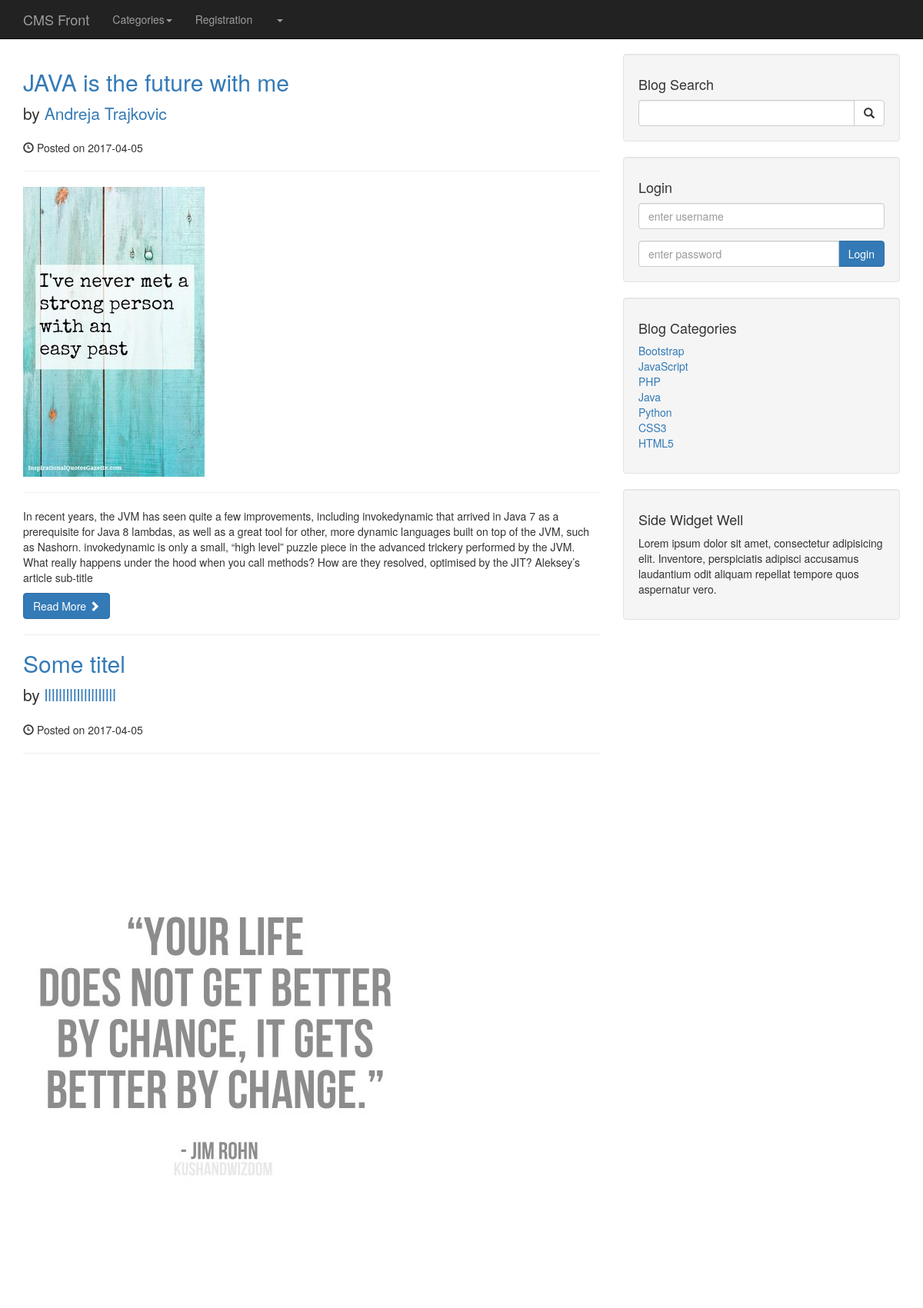
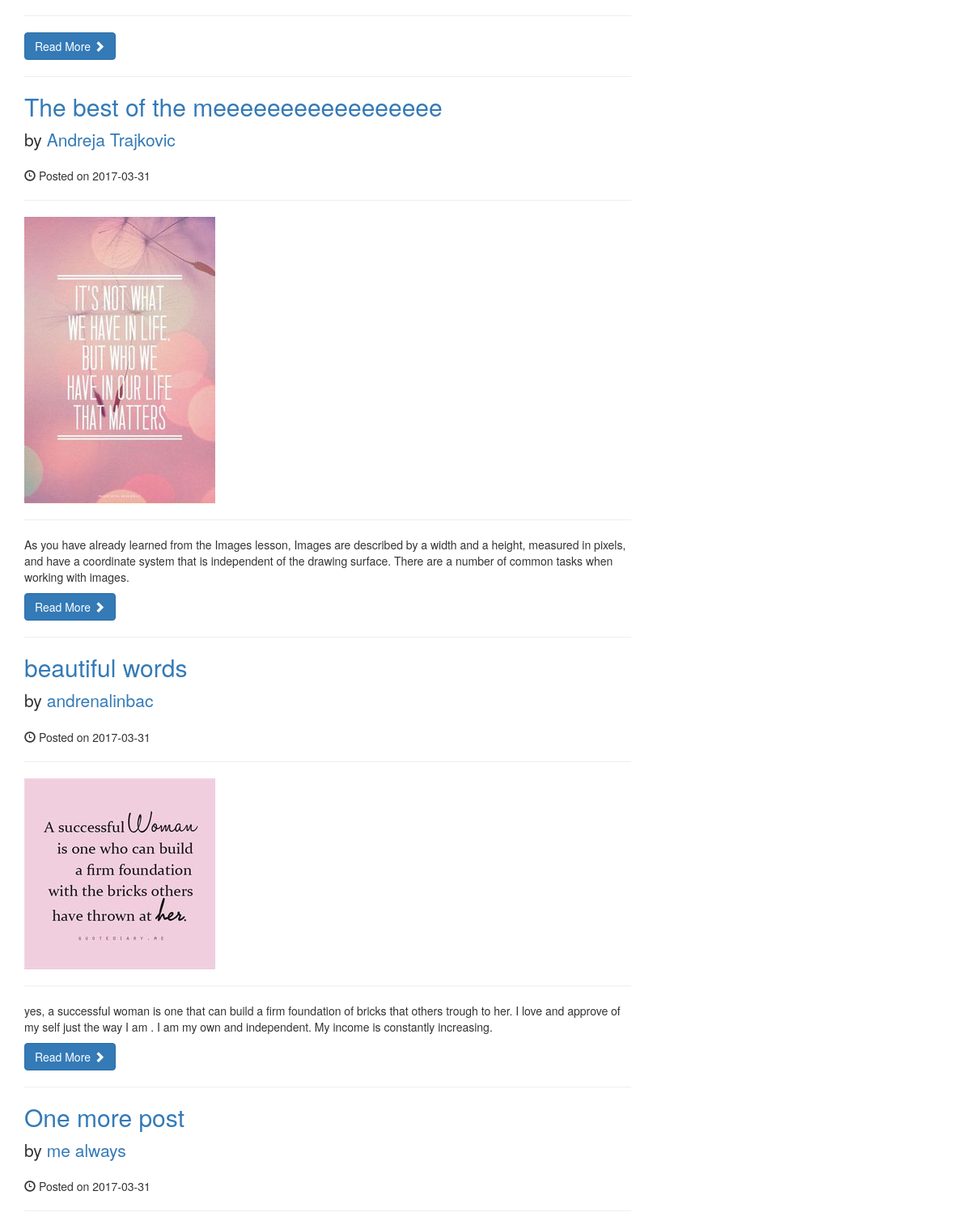
The page / (upper part) on the database its author committed (2 pictures, top to bottom).
### tables this page shows
CREATE TABLE `posts` (
  `post_id` int(3) NOT NULL,
  `post_category_id` int(3) NOT NULL,
  `post_title` varchar(255) NOT NULL,
  `post_author` varchar(255) NOT NULL,
  `post_date` date NOT NULL,
  `post_image` text NOT NULL,
  `post_content` text NOT NULL,
  `post_tags` varchar(255) NOT NULL,
  `post_status` varchar(255) NOT NULL DEFAULT 'draft',
  `post_view_count` int(11) NOT NULL
);

CREATE TABLE `categories` (
  `cat_id` int(3) NOT NULL,
  `cat_title` varchar(255) NOT NULL
);

### index.php (the view, shortened to what this page needs)
<?php include 'includes/header.php'; ?>
<?php include 'admin/functions.php'; ?>
<?php include 'includes/nav.php'; ?>
    <div class="container">
        <div class="row">
            <div class="col-md-8">
                <?php
                $perPage = 5;
                if (isset($_GET['page'])){
                    $page = $_GET['page'];
                }else {
                    $page = "";
                }
                if ($page == "" || $page == 1){
                    $page1 = 0;
                }else{
                    $page1 = ($page * $perPage) - $perPage;
                }
                $query = "SELECT * FROM posts WHERE post_status='active' LIMIT $page1,5";
                $posts = mysqli_query($connection, $query);
                while($row = mysqli_fetch_assoc($posts)) {
                    $postId = $row['post_id'];
                    $title = $row['post_title'];
                    $content = substr($row['post_content'], 0, 500);
                    $image = $row['post_image'];
                    $date = $row['post_date'];
                    $author = $row['post_author'];
                    $postStatus = $row['post_status'];
                    if ($postStatus == 'active') {
                        ?>
                        <h2>
                            <a href="post/<?php echo $postId; ?>"><?php echo $title; ?></a>
                        </h2>
                        <p class="lead">
                            by <a href="author_posts.php?author=<?php echo $author;?>"><?php echo $author; ?></a>
                        </p>
                        <p><span class="glyphicon glyphicon-time"></span> Posted on <?php echo $date; ?></p>
                        <hr>
                        <a href="post/<?php echo $postId; ?>">
                            <img class="img-responsive" src="images/<?php echo $image; ?>" alt="">
                        </a>
                        <hr>
                        <p><?php echo $content; ?></p>
                        <a class="btn btn-primary" href="post/<?php echo $postId; ?>">Read More <span
                                    class="glyphicon glyphicon-chevron-right"></span></a>
                        <hr>
                        <?php
                    }
                    }
                ?>
            </div>
<?php include 'includes/sidebar.php'; ?>
        </div>
<?php include 'includes/footer.php'; ?>

### includes/sidebar.php (shortened to what this page needs)
<div class="col-md-4">
    <div class="well">
        <h4>Blog Search</h4>
        <form action="search.php" method="post">
        <div class="input-group">
            <input name="search" type="text" class="form-control">
            <span class="input-group-btn">
                            <button class="btn btn-default" type="submit" name="submit">
                                <span class="glyphicon glyphicon-search"></span>
                        </button>
                        </span>
        </div>
        </form>
    </div>
    <div class="well">
    <?php if (isset($_SESSION['user_role'])): ?>
        <h4>Logged as <?php echo $_SESSION['username']; ?></h4>
        <a href="includes/logout.php" class="btn btn-primary">Logout</a>
    <?php else: ?>
        <h4>Login</h4>
        <form action="includes/login.php" method="post">
            <div class="form-group">
                <input name="username" type="text" class="form-control" placeholder="enter username">
            </div>
            <div class="input-group">
                <input name="password" type="password" class="form-control" placeholder="enter password">
                <span class="input-group-btn">
                    <button class="btn btn-primary" type="submit" name="submit">Login</button>
                </span>
            </div>
        </form>
    <?php endif; ?>
    </div>
    <div class="well">
        <h4>Blog Categories</h4>
        <div class="row">
            <div class="col-lg-6">
                <ul class="list-unstyled">
                    <?php
                    $query = "SELECT * FROM categories";
                    $selectAllCategories = mysqli_query($connection, $query);
                    while($row = mysqli_fetch_assoc($selectAllCategories)){
                        $catId = $row['cat_id'];
                        $catTitle = $row['cat_title'];
                        echo "<li><a href='/cms/category/{$catId}'>{$catTitle}</a></li>";
                    }
                    ?>
                </ul>
            </div>
        </div>
    </div>
    <?php include 'widget.php'; ?>
</div>

### css/blog-home.css (style rules this page uses)
body { padding-top: 70px; }

### rows shown on the page
posts: post_title "JAVA is the future with me", post_author "Andreja Trajkovic", post_date "2017-04-05", post_image (picture), post_content "In recent years, the JVM has seen quite a few improvements, including invokedynamic that arrived in Java 7 as a prerequisite for Java 8 lambdas, as well as a great tool for other, more dynamic languages built on top of the JVM, such as Nashorn. invokedynamic is only a small, “high level” puzzle piece in the advanced trickery performed by the JVM. What really happens under the hood when you call methods? How are they resolved, optimised by the JIT? Aleksey’s article sub-title"
posts: post_title "Some titel", post_author "llllllllllllllllllll", post_date "2017-04-05", post_image (picture)
posts: post_title "The best of the meeeeeeeeeeeeeeeee", post_author "Andreja Trajkovic", post_date "2017-03-31", post_image (picture), post_content "As you have already learned from the Images lesson, Images are described by a width and a height, measured in pixels, and have a coordinate system that is independent of the drawing surface. There are a number of common tasks when working with images."
posts: post_title "beautiful words", post_author "andrenalinbac", post_date "2017-03-31", post_image (picture), post_content "yes, a successful woman is one that can build a firm foundation of bricks that others trough to her. I love and approve of my self just the way I am . I am my own and independent. My income is constantly increasing."
posts: post_title "One more post", post_author "me always", post_date "2017-03-31"
categories: cat_title "Bootstrap"
categories: cat_title "JavaScript"
categories: cat_title "PHP"
categories: cat_title "Java"
categories: cat_title "Python"
categories: cat_title "CSS3"
categories: cat_title "HTML5"
